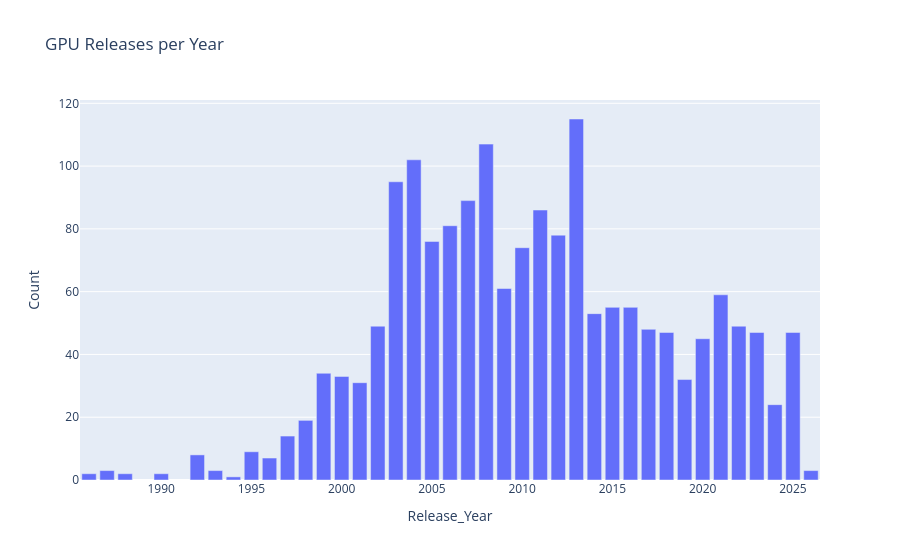

Notebook code cell kept with this figure:
### Markdown cell above
## Data Overview

The dataset contains 1,745 GPUs released between 1986 and 2026. NVIDIA dominates with 837 GPUs, followed by ATI/AMD with 781 combined. Memory sizes range from 0.03 MB to 49,152 MB, with average GPU clock speeds around 1,000 MHz.

### Code cell
yearly_counts = gpus.groupby('Release_Year').size().reset_index(name='Count')
fig = px.bar(yearly_counts, x='Release_Year', y='Count', title='GPU Releases per Year')
fig.show()

### Figure 1 — Plotly figure (JSON) as saved in the notebook; plotly's stock layout.template omitted (floating-point values rounded to 4 significant figures)
{"data": [{"hovertemplate": "Release_Year=%{x}<br>Count=%{y}<extra></extra>", "legendgroup": "", "marker": {"color": "#636efa", "pattern": {"shape": ""}}, "name": "", "orientation": "v", "showlegend": false, "textposition": "auto", "type": "bar", "x": [1986, 1987, 1988, 1990, 1992, 1993, 1994, 1995, 1996, 1997, 1998, 1999, 2000, 2001, 2002, 2003, 2004, 2005, 2006, 2007, 2008, 2009, 2010, 2011, 2012, 2013, 2014, 2015, 2016, 2017, 2018, 2019, 2020, 2021, 2022, 2023, 2024, 2025, 2026], "xaxis": "x", "y": [2, 3, 2, 2, 8, 3, 1, 9, 7, 14, 19, 34, 33, 31, 49, 95, 102, 76, 81, 89, 107, 61, 74, 86, 78, 115, 53, 55, 55, 48, 47, 32, 45, 59, 49, 47, 24, 47, 3], "yaxis": "y"}], "layout": {"barmode": "relative", "legend": {"tracegroupgap": 0}, "title": {"text": "GPU Releases per Year"}, "xaxis": {"anchor": "y", "domain": [0, 1], "title": {"text": "Release_Year"}}, "yaxis": {"anchor": "x", "domain": [0, 1], "title": {"text": "Count"}}}}
